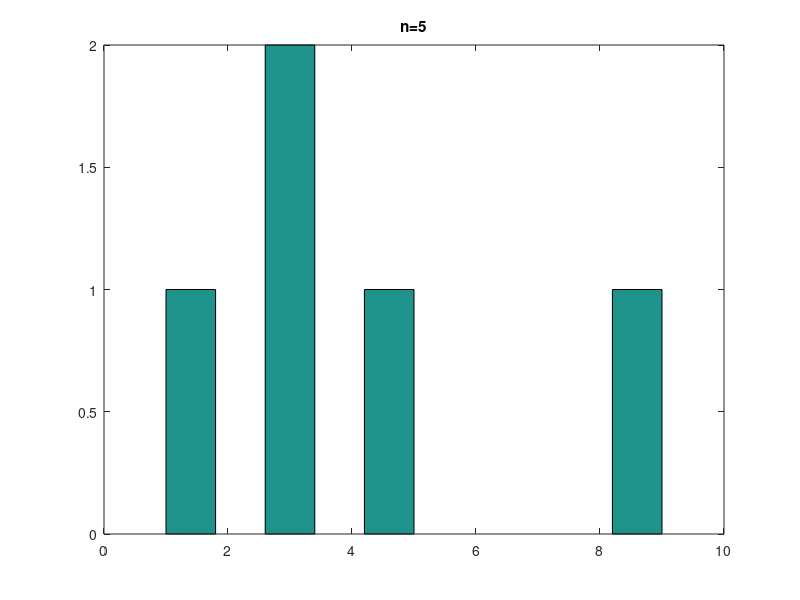

The MATLAB script that drew this image:
n = input('Please enter the number of samples: ');
M = 10;
A = randi([0 M-1],1,n);     % A is the randaom number from 0,1,...,9

hist(A)
title(['n=',num2str(n)])

X = hist(A);
X_theo = repmat(n/M,1,M);   % Expected number of samples
ChisquaredTest = sum((X-X_theo).^2./X_theo);
ChisquaredThreshold_95 = chi2inv(0.95,M-1);

disp(['ChisquaredTest = ',num2str(ChisquaredTest), ...
    ',	ChisquaredThreshold_95 = ',num2str(ChisquaredThreshold_95)]);

X2 = [X(2:10) 0];           % The data in the range 1,2,...,10
ChisquaredTest = sum((X2-X_theo).^2./X_theo);
ChisquaredThreshold_95 = chi2inv(0.95,M-1);

disp(['ChisquaredTest = ',num2str(ChisquaredTest), ...
    ',	ChisquaredThreshold_95 = ',num2str(ChisquaredThreshold_95)]);
